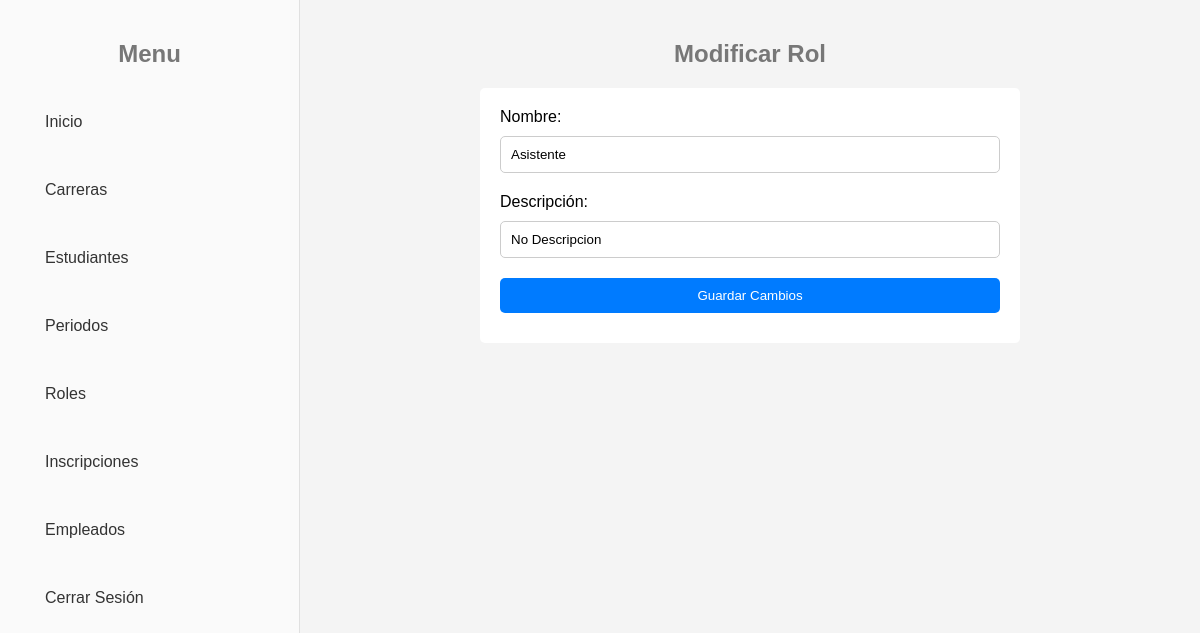
The page /views/gestionarRoles/modificarRoles.php?id=2 on the database as committed earlier.
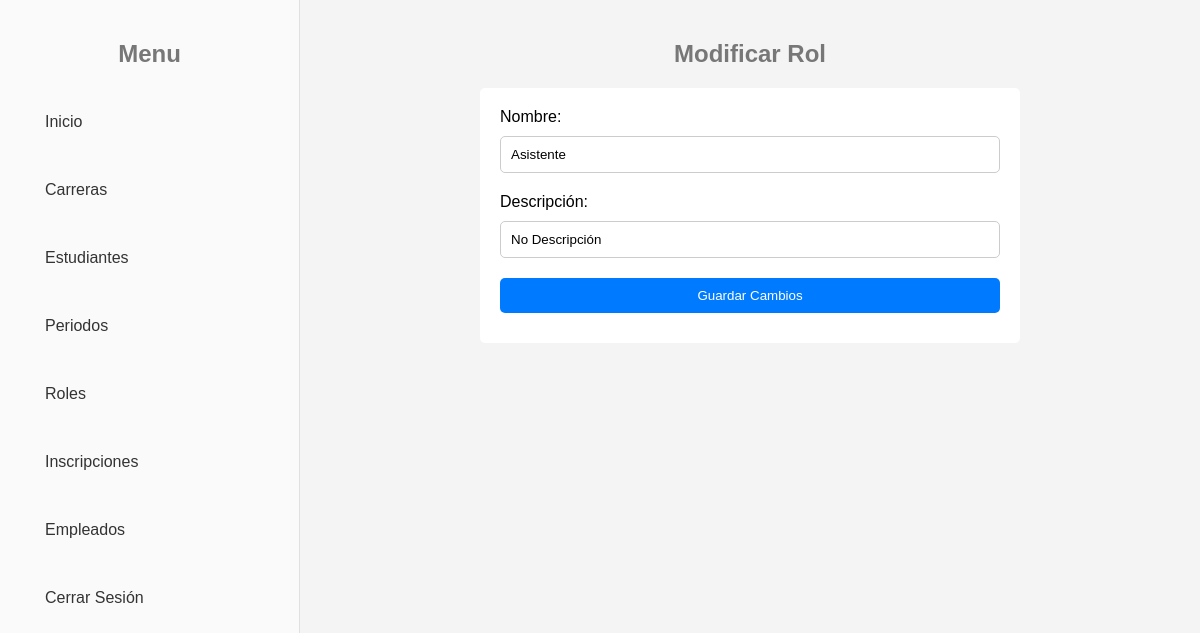
The same page on the database as committed later.
### tables this page shows
CREATE TABLE roles(
    ID INT NOT NULL AUTO_INCREMENT,
    name VARCHAR(50) NOT NULL,
    description VARCHAR(100),
    PRIMARY KEY(ID)
);

### controllers/conexion.php (called while the page is built, shortened)
<?php
    class Connection {
        private static $instance = null;
        private $con;
        private function __construct() {
            $this->con = new mysqli("localhost:3306", "root", "", "studentDB");
        }
        public static function getInstance() {
            if(!self::$instance) {
                self::$instance = new Connection();
            }
            return self::$instance;
        }
        public function getConnection() {
            return $this->con;
        }
    }

### controllers/clases/rol.php (called while the page is built, shortened)
<?php
include_once(__DIR__ . '/../conexion.php');
class Role {
    private $con;
    public function __construct()
    {
        $this->con = Connection::getInstance()->getConnection();
    }
    public function getRoleByID($id) {
        $stmt = $this->con->prepare("SELECT * FROM roles WHERE ID = ? LIMIT 1");
        $stmt->bind_param("i", $id);
        if (!$stmt->execute()) {
            throw new Exception('Error al buscar el rol por ID: ' . $stmt->error);
        }
        $result = $stmt->get_result();
        if ($result->num_rows > 0) {
            return $result->fetch_assoc();
        } else {
            return false;
        }
    }
}

### views/gestionarRoles/modificarRoles.php (the view, shortened to what this page needs)
<?php
include_once('../../controllers/clases/rol.php');
$roleID = $_GET['id'];
$role = new Role();
$roleDetails = $role->getRoleByID($roleID);
?>
<?php
include('../templates/encabezadoConfig.php');
?>
<body>
    <div class="sidebarBackground">
        <?php include('../templates/menus/menuAdministrador.php') ?>
    </div>
    <div class="content">
        <h2>Modificar Rol</h2>
        <form id="form" action="../../controllers/gestionarRoles/modificarRoles.php?id=<?=$roleID?>" method="post">
            <div class="form-group">
                <label for="name">Nombre:</label>
                <input type="text" id="name" name="name" value="<?=$roleDetails['name']?>">
            </div>
            <div class="form-group">
                <label for="description">Descripción:</label>
                <input type="text" id="description" name="description" value="<?=$roleDetails['description']?>">
            </div>
            <input type="submit" value="Guardar Cambios">
        </form>
    </div>
</body>
</html>

Rows that differ between the two databases and show on the page:
changed roles "Asistente": description "No Descripcion" → "No Descripción"
